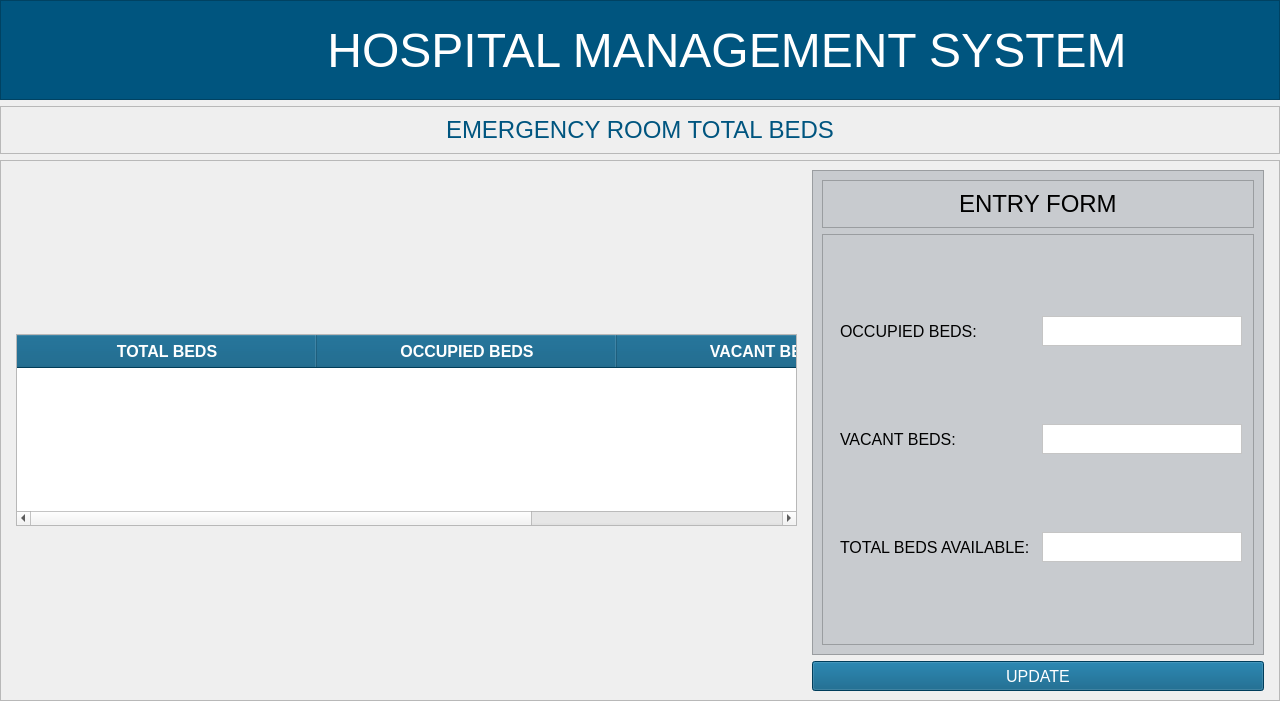
<?xml version="1.0" encoding="UTF-8"?>
<ui version="4.0">
 <class>MainWindow</class>
 <widget class="QMainWindow" name="MainWindow">
  <property name="geometry">
   <rect>
    <x>0</x>
    <y>0</y>
    <width>1280</width>
    <height>701</height>
   </rect>
  </property>
  <property name="windowTitle">
   <string>MainWindow</string>
  </property>
  <widget class="QWidget" name="centralwidget">
   <layout class="QVBoxLayout" name="verticalLayout_2">
    <property name="leftMargin">
     <number>0</number>
    </property>
    <property name="topMargin">
     <number>0</number>
    </property>
    <property name="rightMargin">
     <number>0</number>
    </property>
    <property name="bottomMargin">
     <number>0</number>
    </property>
    <item>
     <widget class="QFrame" name="header_frame">
      <property name="sizePolicy">
       <sizepolicy hsizetype="Preferred" vsizetype="Preferred">
        <horstretch>0</horstretch>
        <verstretch>0</verstretch>
       </sizepolicy>
      </property>
      <property name="minimumSize">
       <size>
        <width>1280</width>
        <height>100</height>
       </size>
      </property>
      <property name="maximumSize">
       <size>
        <width>16777215</width>
        <height>100</height>
       </size>
      </property>
      <property name="styleSheet">
       <string notr="true">background-color:rgb(0, 85, 127);</string>
      </property>
      <property name="frameShape">
       <enum>QFrame::StyledPanel</enum>
      </property>
      <property name="frameShadow">
       <enum>QFrame::Raised</enum>
      </property>
      <layout class="QHBoxLayout" name="horizontalLayout">
       <property name="sizeConstraint">
        <enum>QLayout::SetDefaultConstraint</enum>
       </property>
       <property name="leftMargin">
        <number>0</number>
       </property>
       <property name="topMargin">
        <number>0</number>
       </property>
       <property name="rightMargin">
        <number>0</number>
       </property>
       <property name="bottomMargin">
        <number>0</number>
       </property>
       <item>
        <widget class="QFrame" name="logo_frame">
         <property name="minimumSize">
          <size>
           <width>80</width>
           <height>50</height>
          </size>
         </property>
         <property name="maximumSize">
          <size>
           <width>100</width>
           <height>16777215</height>
          </size>
         </property>
         <property name="styleSheet">
          <string notr="true">background-color:transparent;
margin-top:6px;
margin-bottom:0px;</string>
         </property>
         <property name="frameShape">
          <enum>QFrame::StyledPanel</enum>
         </property>
         <property name="frameShadow">
          <enum>QFrame::Raised</enum>
         </property>
         <widget class="QLabel" name="backBtn">
          <property name="geometry">
           <rect>
            <x>20</x>
            <y>10</y>
            <width>61</width>
            <height>71</height>
           </rect>
          </property>
          <property name="cursor">
           <cursorShape>PointingHandCursor</cursorShape>
          </property>
          <property name="styleSheet">
           <string notr="true"/>
          </property>
          <property name="text">
           <string/>
          </property>
          <property name="pixmap">
           <pixmap resource="../../assets/resources.qrc">:/reosurces_logo/back-svgrepo-com.svg</pixmap>
          </property>
          <property name="scaledContents">
           <bool>true</bool>
          </property>
          <property name="alignment">
           <set>Qt::AlignCenter</set>
          </property>
         </widget>
        </widget>
       </item>
       <item>
        <widget class="QFrame" name="title_frame">
         <property name="minimumSize">
          <size>
           <width>1280</width>
           <height>0</height>
          </size>
         </property>
         <property name="font">
          <font>
           <pointsize>42</pointsize>
          </font>
         </property>
         <property name="styleSheet">
          <string notr="true">background-color:transparent;</string>
         </property>
         <property name="frameShape">
          <enum>QFrame::StyledPanel</enum>
         </property>
         <property name="frameShadow">
          <enum>QFrame::Raised</enum>
         </property>
         <layout class="QVBoxLayout" name="verticalLayout">
          <item alignment="Qt::AlignHCenter">
           <widget class="QLabel" name="title_label">
            <property name="minimumSize">
             <size>
              <width>800</width>
              <height>0</height>
             </size>
            </property>
            <property name="font">
             <font>
              <pointsize>36</pointsize>
             </font>
            </property>
            <property name="styleSheet">
             <string notr="true">color:#fff;</string>
            </property>
            <property name="text">
             <string>HOSPITAL MANAGEMENT SYSTEM</string>
            </property>
            <property name="alignment">
             <set>Qt::AlignCenter</set>
            </property>
           </widget>
          </item>
         </layout>
        </widget>
       </item>
      </layout>
     </widget>
    </item>
    <item>
     <widget class="QFrame" name="frame_15">
      <property name="maximumSize">
       <size>
        <width>16777215</width>
        <height>80</height>
       </size>
      </property>
      <property name="frameShape">
       <enum>QFrame::StyledPanel</enum>
      </property>
      <property name="frameShadow">
       <enum>QFrame::Raised</enum>
      </property>
      <layout class="QVBoxLayout" name="verticalLayout_22">
       <item alignment="Qt::AlignHCenter">
        <widget class="QLabel" name="activityNameDisp">
         <property name="font">
          <font>
           <pointsize>18</pointsize>
          </font>
         </property>
         <property name="styleSheet">
          <string notr="true">color:rgb(0, 85, 127);</string>
         </property>
         <property name="text">
          <string>EMERGENCY ROOM TOTAL BEDS</string>
         </property>
        </widget>
       </item>
      </layout>
     </widget>
    </item>
    <item>
     <widget class="QFrame" name="frame">
      <property name="frameShape">
       <enum>QFrame::StyledPanel</enum>
      </property>
      <property name="frameShadow">
       <enum>QFrame::Raised</enum>
      </property>
      <layout class="QGridLayout" name="gridLayout_2">
       <property name="leftMargin">
        <number>15</number>
       </property>
       <property name="topMargin">
        <number>9</number>
       </property>
       <property name="rightMargin">
        <number>15</number>
       </property>
       <property name="horizontalSpacing">
        <number>15</number>
       </property>
       <item row="0" column="1" colspan="2">
        <widget class="QFrame" name="frame_3">
         <property name="styleSheet">
          <string notr="true">BACKGROUND-COLOR:#c8cbcf;
BORDER-RADIUS:5PX;</string>
         </property>
         <property name="frameShape">
          <enum>QFrame::StyledPanel</enum>
         </property>
         <property name="frameShadow">
          <enum>QFrame::Raised</enum>
         </property>
         <layout class="QVBoxLayout" name="verticalLayout_3">
          <item>
           <widget class="QFrame" name="frame_4">
            <property name="font">
             <font>
              <pointsize>15</pointsize>
             </font>
            </property>
            <property name="frameShape">
             <enum>QFrame::StyledPanel</enum>
            </property>
            <property name="frameShadow">
             <enum>QFrame::Raised</enum>
            </property>
            <layout class="QHBoxLayout" name="horizontalLayout_3">
             <item alignment="Qt::AlignHCenter">
              <widget class="QLabel" name="label">
               <property name="font">
                <font>
                 <pointsize>18</pointsize>
                </font>
               </property>
               <property name="text">
                <string>ENTRY FORM</string>
               </property>
              </widget>
             </item>
            </layout>
           </widget>
          </item>
          <item>
           <widget class="QFrame" name="frame_5">
            <property name="styleSheet">
             <string notr="true">padding-right:2px;
padding-left:2px;</string>
            </property>
            <property name="frameShape">
             <enum>QFrame::StyledPanel</enum>
            </property>
            <property name="frameShadow">
             <enum>QFrame::Raised</enum>
            </property>
            <layout class="QGridLayout" name="gridLayout">
             <item row="0" column="0">
              <widget class="QLabel" name="label_5">
               <property name="font">
                <font>
                 <pointsize>12</pointsize>
                </font>
               </property>
               <property name="text">
                <string>OCCUPIED BEDS:</string>
               </property>
              </widget>
             </item>
             <item row="0" column="1">
              <widget class="QTextEdit" name="totBedsEntry_4">
               <property name="maximumSize">
                <size>
                 <width>200</width>
                 <height>30</height>
                </size>
               </property>
               <property name="font">
                <font>
                 <pointsize>12</pointsize>
                </font>
               </property>
               <property name="styleSheet">
                <string notr="true">background-color:white;</string>
               </property>
              </widget>
             </item>
             <item row="1" column="0">
              <widget class="QLabel" name="label_4">
               <property name="font">
                <font>
                 <pointsize>12</pointsize>
                </font>
               </property>
               <property name="text">
                <string>VACANT BEDS:</string>
               </property>
              </widget>
             </item>
             <item row="1" column="1">
              <widget class="QTextEdit" name="totBedsEntry_3">
               <property name="maximumSize">
                <size>
                 <width>200</width>
                 <height>30</height>
                </size>
               </property>
               <property name="font">
                <font>
                 <pointsize>12</pointsize>
                </font>
               </property>
               <property name="styleSheet">
                <string notr="true">background-color:white;</string>
               </property>
              </widget>
             </item>
             <item row="2" column="0">
              <widget class="QLabel" name="label_2">
               <property name="font">
                <font>
                 <pointsize>12</pointsize>
                </font>
               </property>
               <property name="text">
                <string>TOTAL BEDS AVAILABLE:</string>
               </property>
              </widget>
             </item>
             <item row="2" column="1">
              <widget class="QTextEdit" name="totBedsEntry">
               <property name="maximumSize">
                <size>
                 <width>200</width>
                 <height>30</height>
                </size>
               </property>
               <property name="font">
                <font>
                 <pointsize>12</pointsize>
                </font>
               </property>
               <property name="styleSheet">
                <string notr="true">background-color:white;</string>
               </property>
              </widget>
             </item>
            </layout>
           </widget>
          </item>
         </layout>
        </widget>
       </item>
       <item row="0" column="0" rowspan="2" alignment="Qt::AlignVCenter">
        <widget class="QTableWidget" name="tableBedsDet">
         <property name="minimumSize">
          <size>
           <width>0</width>
           <height>0</height>
          </size>
         </property>
         <property name="font">
          <font>
           <pointsize>12</pointsize>
          </font>
         </property>
         <property name="cursor" stdset="0">
          <cursorShape>PointingHandCursor</cursorShape>
         </property>
         <property name="styleSheet">
          <string notr="true">QHeaderView::section {
                background-color: #00557d;
                color: white;
                font-weight: bold;
padding:5px;
            }</string>
         </property>
         <property name="editTriggers">
          <set>QAbstractItemView::NoEditTriggers</set>
         </property>
         <property name="selectionMode">
          <enum>QAbstractItemView::SingleSelection</enum>
         </property>
         <property name="selectionBehavior">
          <enum>QAbstractItemView::SelectRows</enum>
         </property>
         <property name="showGrid">
          <bool>true</bool>
         </property>
         <property name="sortingEnabled">
          <bool>true</bool>
         </property>
         <property name="wordWrap">
          <bool>false</bool>
         </property>
         <attribute name="horizontalHeaderCascadingSectionResizes">
          <bool>true</bool>
         </attribute>
         <attribute name="horizontalHeaderDefaultSectionSize">
          <number>300</number>
         </attribute>
         <attribute name="verticalHeaderDefaultSectionSize">
          <number>45</number>
         </attribute>
         <column>
          <property name="text">
           <string>TOTAL BEDS</string>
          </property>
         </column>
         <column>
          <property name="text">
           <string>OCCUPIED BEDS</string>
          </property>
         </column>
         <column>
          <property name="text">
           <string>VACANT BEDS</string>
          </property>
         </column>
        </widget>
       </item>
       <item row="1" column="1" colspan="2">
        <widget class="QPushButton" name="updateTotalBedsBtn">
         <property name="minimumSize">
          <size>
           <width>200</width>
           <height>30</height>
          </size>
         </property>
         <property name="font">
          <font>
           <pointsize>12</pointsize>
          </font>
         </property>
         <property name="cursor">
          <cursorShape>PointingHandCursor</cursorShape>
         </property>
         <property name="styleSheet">
          <string notr="true">background-color:rgb(0, 85, 127);
COLOR:WHITE;
BORDER-RADIUS:5PX</string>
         </property>
         <property name="text">
          <string>UPDATE</string>
         </property>
        </widget>
       </item>
      </layout>
     </widget>
    </item>
   </layout>
  </widget>
 </widget>
 <resources>
  <include location="../../assets/resources.qrc"/>
 </resources>
 <connections/>
</ui>
